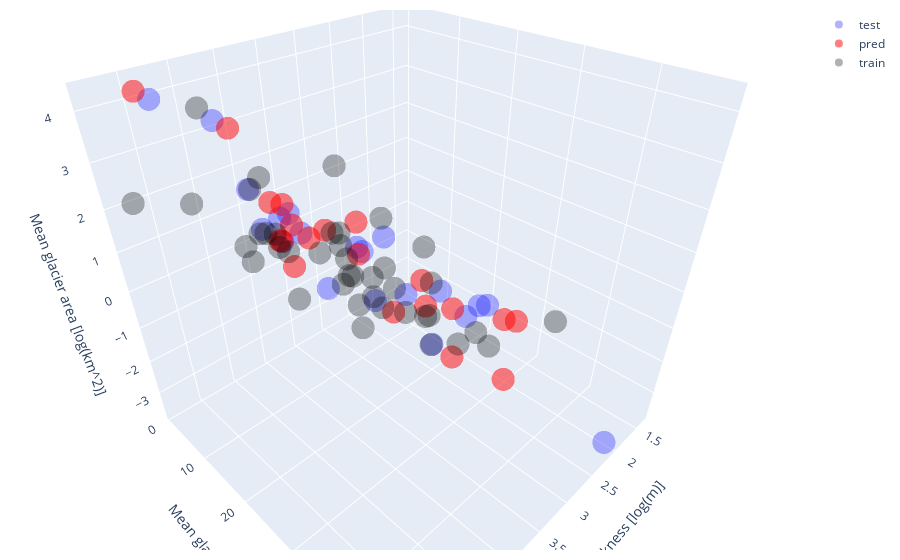

Here is the notebook cell this chart was saved with:
### Code cell
# solution
import plotly.graph_objects as go
fig = go.Figure(data=[
    go.Scatter3d(x=df7['Xtest_thick'], y=df7['y_test'], z=df7['Xtest_area'], mode='markers',
                 marker=dict(color='blue'), opacity=0.3, name='test'),
    go.Scatter3d(x=df7['Xtest_thick'], y=df7['y_pred'], z=df7['Xtest_area'], mode='markers',
             marker=dict(color='red'), opacity=0.5, name='pred'),
    go.Scatter3d(x=df7tr['Xtrain_thick'], y=df7tr['y_train'], z=df7tr['Xtain_area'], mode='markers',
         marker=dict(color='black'), opacity=0.3, name='train')])

    #go.Scatter3d(x=df7["Xtest_thick"], y=df7["y_pred"], z=df7["Xtest_area"], mode='lines')])
fig.update_layout(scene = dict(
                    xaxis_title='Mean glacier thickness [log(m)]',
                    yaxis_title='Mean glacier slope [°]',
                    zaxis_title='Mean glacier area [log(km^2)]'),
                    width=700,
                    margin=dict(r=20, b=10, l=10, t=10))
fig.show()

### Figure 1 — Plotly figure (JSON) as saved in the notebook; plotly's stock layout.template omitted (floating-point values rounded to 4 significant figures)
{"data": [{"marker": {"color": "blue"}, "mode": "markers", "name": "test", "opacity": 0.3, "type": "scatter3d", "x": [3.434, 1.609, 4.304, 3.912, 2.079, 4.22, 4.997, 4.06, 4.174, 4.174, 2.773, 3.714, 4.205, 2.708, 4.043, 3.258, 1.792, 2.485, 3.332, 2.833], "y": [1, 22, 3, 12, 48, 9, 6, 25, 21, 6, 24, 21, 13, 22, 10, 17, 22, 26, 20, 18], "z": [0.4055, -2.477, 3.353, 1.047, -3.634, 1.188, 4.267, 1.805, 0.6335, 1.908, -0.6221, 1.087, 1.163, -2.517, 1.386, -1.004, -2.293, -1.501, 1.03, -1.181]}, {"marker": {"color": "red"}, "mode": "markers", "name": "pred", "opacity": 0.5, "type": "scatter3d", "x": [3.434, 1.609, 4.304, 3.912, 2.079, 4.22, 4.997, 4.06, 4.174, 4.174, 2.773, 3.714, 4.205, 2.708, 4.043, 3.258, 1.792, 2.485, 3.332, 2.833], "y": [16.34, 27.79, 6.34, 13.67, 30.32, 12.73, 2.514, 11.23, 14.41, 10.73, 20.44, 13.89, 12.83, 26.02, 12.46, 20.71, 26.94, 23.47, 14.71, 21.95], "z": [0.4055, -2.477, 3.353, 1.047, -3.634, 1.188, 4.267, 1.805, 0.6335, 1.908, -0.6221, 1.087, 1.163, -2.517, 1.386, -1.004, -2.293, -1.501, 1.03, -1.181]}, {"marker": {"color": "black"}, "mode": "markers", "name": "train", "opacity": 0.3, "type": "scatter3d", "x": [3.892, 2.565, 4.575, 3.296, 4.234, 3.85, 2.708, 4.5, 4.489, 4.094, 2.708, 3.135, 3.219, 3.466, 3.091, 5.338, 4.443, 3.829, 3.784, 4.852, 3.932, 3.401, 2.944, 3.258, 2.708, 3.135, 4.443, 2.773, 3.367, 3.091, 3.367, 2.944, 4.331, 2.079, 1.386, 3.784, 2.833, 4.248, 4.174, 4.248], "y": [23, 20, 13, 19, 10, 20, 27, 14, 13, 12, 30, 15, 16, 13, 26, 5, 9, 20, 20, 7, 16, 12, 17, 10, 20, 17, 3, 22, 10, 21, 15, 15, 14, 27, 33, 18, 22, 13, 9, 16], "z": [-0.5108, -0.94, 1.015, -0.9943, 1.172, 0.9594, -1.997, 1.679, 2.571, 0.7419, -1.345, -1.199, -0.4626, 0.7419, -1.655, 2.407, 0.9555, 0.5247, 0.4637, 2.152, 0.8713, 2.272, -0.9692, 0, 0.2203, 1.124, 3.688, -1.525, 0.4409, -1.172, -1.198, -0.5404, 1.526, -2.839, -2.244, 0.08618, -1.489, 1.065, 2.361, 0]}], "layout": {"autosize": true, "margin": {"b": 10, "l": 10, "r": 20, "t": 10}, "scene": {"aspectmode": "auto", "aspectratio": {"x": 1, "y": 1, "z": 1}, "camera": {"center": {"x": 0, "y": 0, "z": 0}, "eye": {"x": 0.9464, "y": 0.9464, "z": 0.9464}, "projection": {"type": "perspective"}, "up": {"x": 0, "y": 0, "z": 1}}, "xaxis": {"title": {"text": "Mean glacier thickness [log(m)]"}, "type": "linear"}, "yaxis": {"title": {"text": "Mean glacier slope [°]"}, "type": "linear"}, "zaxis": {"title": {"text": "Mean glacier area [log(km^2)]"}, "type": "linear"}}}}
